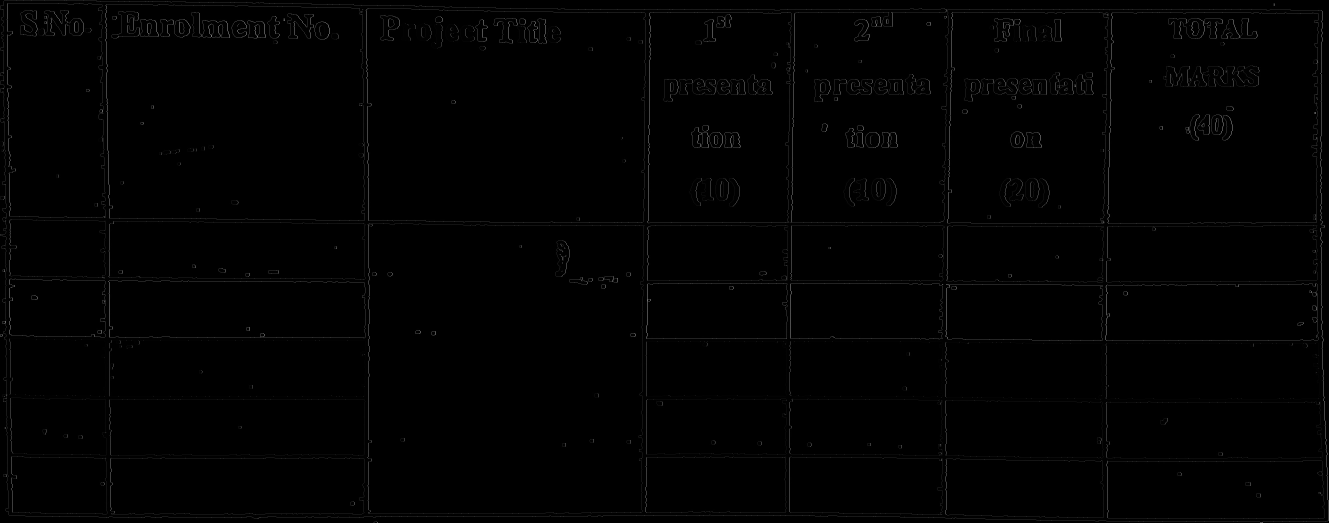
#> input picture code linux/tfi.jpg, 3987 x 1567 px (shown at 1/3 size)
$ python test4a.py   (older library calls are emulated)
#> lines starting #> are read from the running program, lines starting #| are printed output that depends on the picture; after the words box and inside, x2 and y2 are one past the last pixel; in counts of white or black regions, pixels touching at a corner belong together
import cv2
import numpy as np

img = cv2.imread("tfi.jpg")
#> img is the input picture: shape (1567, 3987, 3); min 0, max 255, mean 1.6
gray = cv2.cvtColor(img, cv2.COLOR_BGR2GRAY)
edges = cv2.Sobel(gray,cv2.CV_8U, 1, 0, ksize=5)
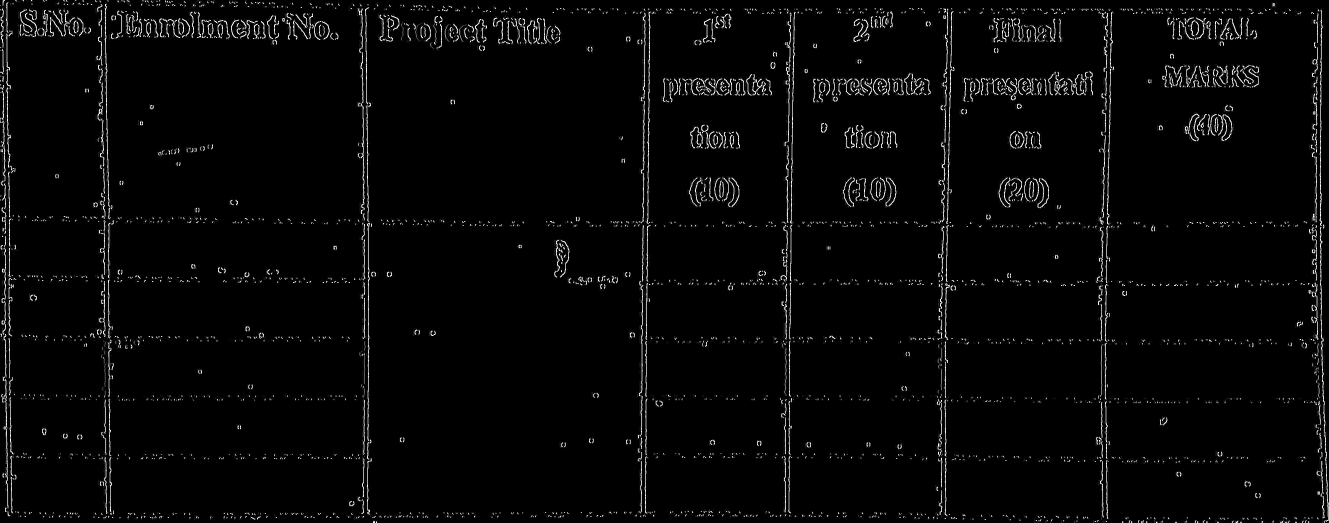
#> edges: shape (1567, 3987) (shown at 1/3 size); min 0, max 255, mean 6.8
cv2.imwrite("edgesv.jpg", edges)
size = (1567, 3987)
bi = edges.copy()
#bi = np.zeros(size, dtype=np.uint8)
for i in xrange(size[0]):
    for j in xrange(size[1]):
        if edges[i][j] > 0:
            bi[i][j] = 255
        else:
            bi[i][j] = 0
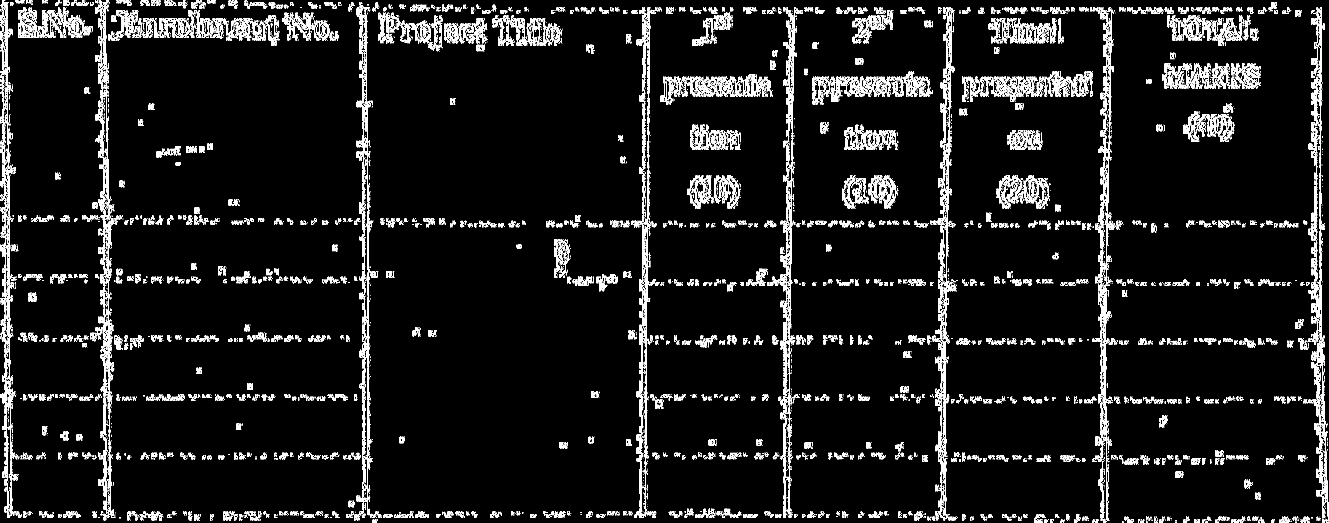
#> bi: shape (1567, 3987) (shown at 1/3 size); 6.8% white; 7355 white regions (5259 under 20 px), largest, box (x1, y1, x2, y2) and area: (3926, 22, 3986, 1567) 12045, (3299, 22, 3342, 1562) 8107, (6, 495, 50, 1554) 7724

cv2.imwrite("biv.jpg", bi)
th = 400
pos = []
for i in xrange(size[1]):
    longest = 0
    for j in xrange(size[0]-1):
        if bi[j+1][i] == 255:
            longest += 1
        else:
            if longest > th:
                pos.append(i)
                break

lpos = []
i = 1
while(i < len(pos)-1):
    if pos[i+1]-pos[i] > 50:
        lpos.append(pos[i])
    i += 1
lpos.append(pos[-1])
with open("vline.txt", "w") as v:
    v.write(" ".join(map(str, lpos)))

_op = cv2.imread("oti.jpg")
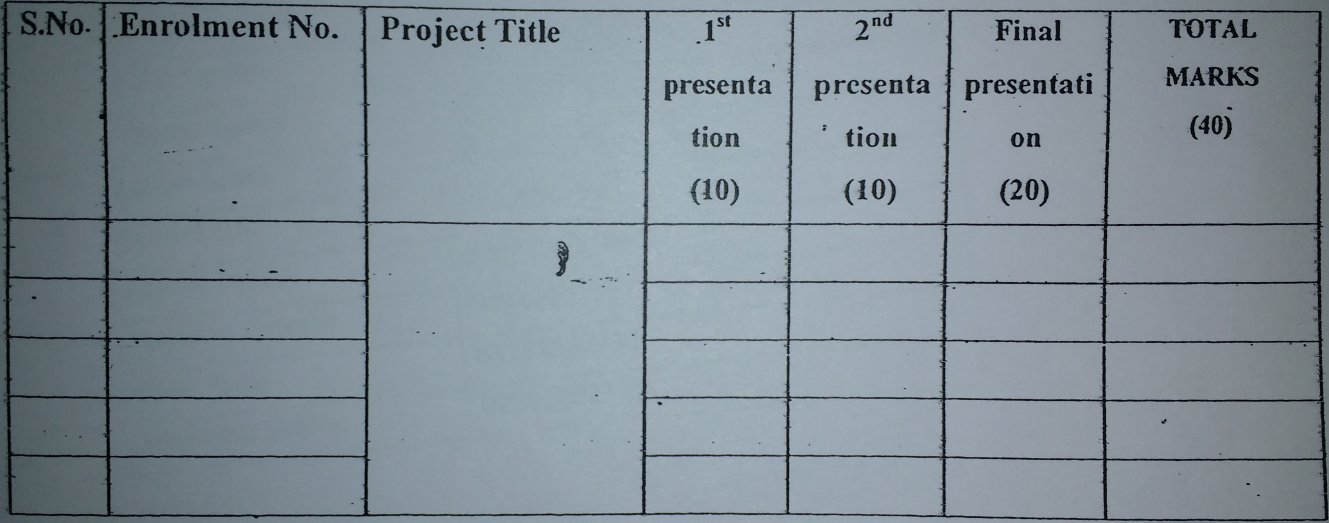
#> input picture code linux/oti.jpg, 3987 x 1567 px (shown at 1/3 size)
#> _op is the input picture: shape (1567, 3987, 3); mean B, G, R 150.2, 141.6, 129.3
op = _op.copy()
for i in lpos:
    for j in xrange(size[0]):
        op[j, i] = [0, 0, 255]
        op[j, i+1] = [0, 0, 255]
        op[j, i-1] = [0, 0, 255]
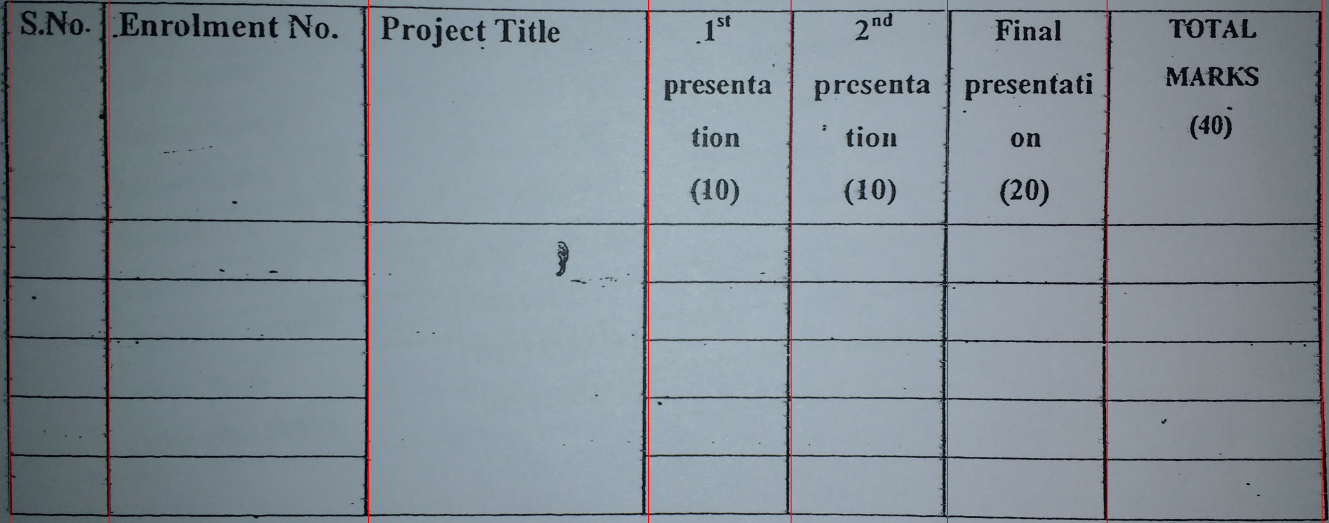
#> op: shape (1567, 3987, 3) (shown at 1/3 size); mean B, G, R 149.6, 140.9, 130.3

cv2.imwrite("op.jpg", op)
